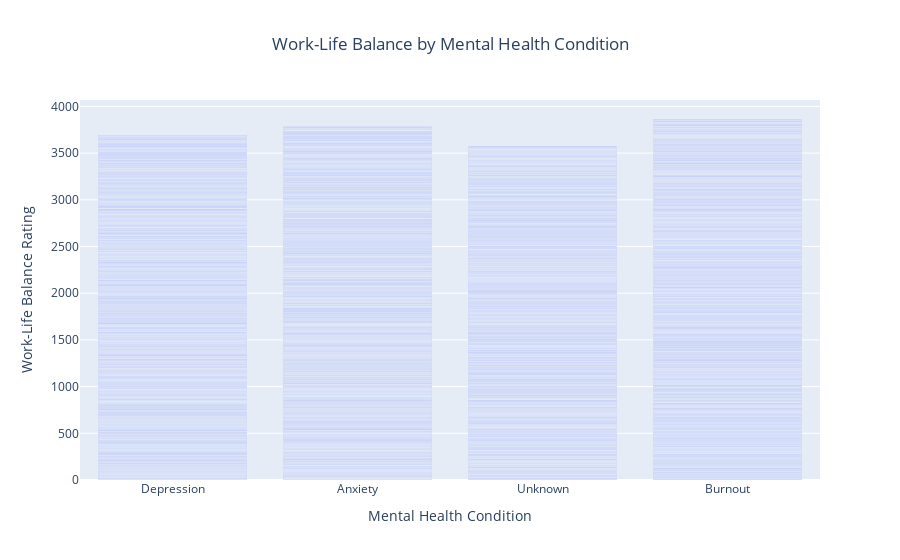

Notebook source saved alongside this figure:
### Code cell
fig1 = px.bar(df, x='Mental_Health_Condition', y='Work_Life_Balance_Rating',
    title='Work-Life Balance by Mental Health Condition',
    labels={
        'Mental_Health_Condition': 'Mental Health Condition',
        'Work_Life_Balance_Rating': 'Work-Life Balance Rating'
    },
    hover_data=["Stress_Level", "Number_of_Virtual_Meetings"] 
)
fig1.update_layout(title_x=0.5)
fig1.show()

### Figure 1 — Plotly figure (JSON) as saved in the notebook; plotly's stock layout.template omitted (floating-point values rounded to 4 significant figures; data arrays with more than 128 entries replaced by an {"elided": "..."} marker saying what was removed)
{"data": [{"alignmentgroup": "True", "customdata": {"elided": "5000x2 mixed values"}, "hovertemplate": "Mental Health Condition=%{x}<br>Work-Life Balance Rating=%{y}<br>Stress_Level=%{customdata[0]}<br>Number_of_Virtual_Meetings=%{customdata[1]}<extra></extra>", "legendgroup": "", "marker": {"color": "#636efa", "pattern": {"shape": ""}}, "name": "", "offsetgroup": "", "orientation": "v", "showlegend": false, "textposition": "auto", "type": "bar", "x": {"elided": "5000 str values"}, "xaxis": "x", "y": {"elided": "5000 int values"}, "yaxis": "y"}], "layout": {"autosize": true, "barmode": "relative", "legend": {"tracegroupgap": 0}, "title": {"text": "Work-Life Balance by Mental Health Condition", "x": 0.5}, "xaxis": {"anchor": "y", "autorange": true, "domain": [0, 1], "range": [-0.5, 3.5], "title": {"text": "Mental Health Condition"}, "type": "category"}, "yaxis": {"anchor": "x", "autorange": true, "domain": [0, 1], "range": [0, 4068.0], "title": {"text": "Work-Life Balance Rating"}, "type": "linear"}}}
